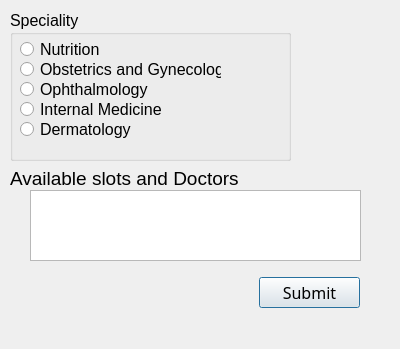
<?xml version="1.0" encoding="UTF-8"?>
<ui version="4.0">
 <class>BookAppointmentWindow</class>
 <widget class="QDialog" name="BookAppointmentWindow">
  <property name="geometry">
   <rect>
    <x>0</x>
    <y>0</y>
    <width>400</width>
    <height>349</height>
   </rect>
  </property>
  <property name="windowTitle">
   <string>Dialog</string>
  </property>
  <widget class="QGroupBox" name="groupBox_speciality">
   <property name="geometry">
    <rect>
     <x>10</x>
     <y>10</y>
     <width>281</width>
     <height>151</height>
    </rect>
   </property>
   <property name="font">
    <font>
     <family>Segoe UI</family>
     <pointsize>12</pointsize>
     <italic>false</italic>
     <bold>false</bold>
    </font>
   </property>
   <property name="styleSheet">
    <string notr="true">font: 700 italic 14pt &quot;Segoe UI&quot;;
font: 12pt &quot;Segoe UI&quot;;</string>
   </property>
   <property name="title">
    <string>Speciality</string>
   </property>
   <widget class="QRadioButton" name="radioButton_Nutrition">
    <property name="geometry">
     <rect>
      <x>10</x>
      <y>30</y>
      <width>121</width>
      <height>18</height>
     </rect>
    </property>
    <property name="text">
     <string>Nutrition</string>
    </property>
   </widget>
   <widget class="QRadioButton" name="radioButton_OG">
    <property name="geometry">
     <rect>
      <x>10</x>
      <y>50</y>
      <width>201</width>
      <height>18</height>
     </rect>
    </property>
    <property name="text">
     <string>Obstetrics and Gynecology</string>
    </property>
   </widget>
   <widget class="QRadioButton" name="radioButton_Ophthalmology">
    <property name="geometry">
     <rect>
      <x>10</x>
      <y>70</y>
      <width>131</width>
      <height>18</height>
     </rect>
    </property>
    <property name="text">
     <string>Ophthalmology</string>
    </property>
   </widget>
   <widget class="QRadioButton" name="radioButton_internalmedicine">
    <property name="geometry">
     <rect>
      <x>10</x>
      <y>90</y>
      <width>151</width>
      <height>18</height>
     </rect>
    </property>
    <property name="text">
     <string>Internal Medicine</string>
    </property>
   </widget>
   <widget class="QRadioButton" name="radioButton_Dermatology">
    <property name="geometry">
     <rect>
      <x>10</x>
      <y>110</y>
      <width>131</width>
      <height>18</height>
     </rect>
    </property>
    <property name="text">
     <string>Dermatology</string>
    </property>
   </widget>
  </widget>
  <widget class="QLabel" name="label_Available_slots">
   <property name="geometry">
    <rect>
     <x>10</x>
     <y>170</y>
     <width>271</width>
     <height>16</height>
    </rect>
   </property>
   <property name="font">
    <font>
     <family>Segoe UI</family>
     <pointsize>14</pointsize>
     <italic>false</italic>
     <bold>false</bold>
    </font>
   </property>
   <property name="styleSheet">
    <string notr="true">font: 14pt &quot;Segoe UI&quot;;</string>
   </property>
   <property name="text">
    <string>Available slots and Doctors</string>
   </property>
  </widget>
  <widget class="QListWidget" name="slotsListView">
   <property name="geometry">
    <rect>
     <x>30</x>
     <y>190</y>
     <width>331</width>
     <height>71</height>
    </rect>
   </property>
  </widget>
  <widget class="QPushButton" name="pushButtonSubmit">
   <property name="geometry">
    <rect>
     <x>259</x>
     <y>277</y>
     <width>101</width>
     <height>31</height>
    </rect>
   </property>
   <property name="font">
    <font>
     <family>Script MT Bold</family>
     <pointsize>12</pointsize>
    </font>
   </property>
   <property name="text">
    <string>Submit</string>
   </property>
  </widget>
 </widget>
 <resources/>
 <connections/>
</ui>
